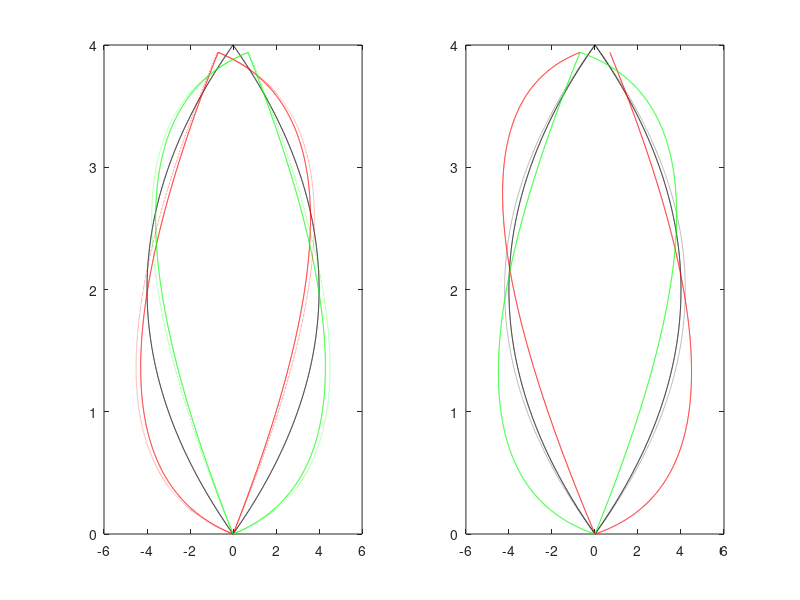

Reproduce this figure in MATLAB. (Note: this script raises an error after producing the figure.)
%% test the bias + expansion hypothesis
% written by PA, Nov. 2018

%% Generate a trajectory like path
y = -2: 0.002:2;
x1 = -y .^ 2 + 4;
y = y + 2;
x1p = -x1;
figure(1); subplot(1,2,1); plot(x1,y,'k',x1p,y,'k')

%% add the rotational biases
x2 = zeros(length(x1),1);y2 = x2;
x2p = x2;y2p = x2;
d = sqrt(x1.^2+y.^2);
alfa = 10;
for i = 1 : length(x1)
    a = atan2d(y(i),x1(i));
    a = a+alfa;
    y2(i) = sind(a) * d(i);
    x2(i) = cosd(a) * d(i);
    a = atan2d(y(i),x1p(i));
    a = a+alfa;
    y2p(i) = sind(a) * d(i);
    x2p(i) = cosd(a) * d(i);
end
figure(1);subplot(1,2,1); hold on; plot(x2,y2, 'r',x2p,y2p, 'r')

x22 = zeros(length(x1),1);y22 = x22;
x22p = x22;y22p = x22;
for i = 1 : length(x1)
    a = atan2d(y(i),x1(i));
    a = a-alfa;
    y22(i) = sind(a) * d(i);
    x22(i) = cosd(a) * d(i);
    a = atan2d(y(i),x1p(i));
    a = a-alfa;
    y22p(i) = sind(a) * d(i);
    x22p(i) = cosd(a) * d(i);
end
figure(1); subplot(1,2,1); hold on; plot(x22,y22, 'g',x22p,y22p, 'g')
%% add the expantion biases
beta = 1.05;
x3 = beta*x2; % R,HR
x3p = beta*x2p; % L,HR
figure(1); subplot(1,2,1); hold on; plot(x3,y2, ':r',x3p,y2p, ':r')
x33 = beta*x22; % R,HL
x33p = beta*x22p; % L,HL
figure(1); subplot(1,2,1); hold on; plot(x33,y22, ':g',x33p,y22p, ':g')

%% calculate dalta X
p1 = find(y == 1 | y > 1,1);
p2 = find(y2 == 1 | y2 > 1,1);
p2p = find(y2p == 1| y2p > 1,1);
p3 = find(y2 == 1 | y2 > 1,1);
p3p = find(y2p == 1|y2p > 1,1);
p33 = find(y22 == 1|y22 > 1,1);
p33p = find(y22p == 1|y22p > 1,1);
dxrhr = x3(p3) - x1(p1);
dxlhr = x3p(p3p) - x1p(p1);
dxrhl = x33(p33) - x1(p1);
dxlhl = x33p(p33p) - x1p(p1);
%% Calculate alfa
p1 = ceil(size(x1,2)/2);
alfaprime = ((dxrhr-dxrhl)+(dxlhr-dxlhl))/4;

% check if the calculation is correct
dxrhr2 = x2(p3) - x1(p1);
dxlhr2 = x2p(p3p) - x1p(p1);
dxrhl2 = x22(p33) - x1(p1);
dxlhl2 = x22p(p33p) - x1p(p1);
alfapp = ((dxrhr2-dxrhl2)+(dxlhr2-dxlhl2))/4;
%% calculate beta
betaprime = ((dxrhr+dxrhl)-(dxlhr+dxlhl))/4;

% check if the calculation is correct
xb = beta*x1; % R,HR
xbp = beta*x1p;
dxrhr22 = xb(p1) - x1(p1);
dxlhr22 = xbp(p1) - x1p(p1);
dxrhl22 = xb(p1) - x1(p1);
dxlhl22 = xbp(p1) - x1p(p1);
betapp = ((dxrhr22+dxrhl22)-(dxlhr22+dxlhl22))/4;

%% The other way, firt expansion and then rotation
figure(1); subplot(1,2,2); plot(x1,y,'k',x1p,y,'k')
%% add the expantion biases
%beta = 1.2;
xx2 = beta*x1; % R
xx2p = beta*x1p; % L
figure(1); subplot(1,2,2); hold on; plot(xx2,y, ':k',xx2p,y, ':k')

%% add the rotational biases
xx3 = zeros(length(x1),1);yy3 = xx3;
xx3p = xx3;yy3p = xx3;
d = sqrt(xx2.^2+y.^2);
%alfa = 3;
for i = 1 : length(xx2)
    a = atan2d(y(i),xx2(i));
    a = a-alfa;
    yy3(i) = sind(a) * d(i);
    xx3(i) = cosd(a) * d(i);
    a = atan2d(y(i),xx2p(i));
    a = a-alfa;
    yy3p(i) = sind(a) * d(i);
    xx3p(i) = cosd(a) * d(i);
end
figure(1);subplot(1,2,2); hold on; plot(xx3,yy3, 'r',x2p,yy3p, 'r')

xx33 = zeros(length(x1),1);yy33 = xx33;
xx33p = xx33;yy33p = xx33;
for i = 1 : length(x1)
    a = atan2d(y(i),xx2(i));
    a = a+alfa;
    yy33(i) = sind(a) * d(i);
    xx33(i) = cosd(a) * d(i);
    a = atan2d(y(i),xx2p(i));
    a = a+alfa;
    yy33p(i) = sind(a) * d(i);
    xx33p(i) = cosd(a) * d(i);
end
figure(1); subplot(1,2,2); hold on; plot(xx33,yy33, 'g',xx33p,yy33p, 'g')

%% calculate dalta X
ycross = 2;
p1 = find(y == ycross | y > ycross,1);
p2 = p1; p2p = p1; 
p3 = find(yy3 == ycross | yy3 > ycross,1);
p3p = find(yy3p == ycross|yy3p > ycross,1);
p33 = find(yy33 == ycross | yy33 > ycross,1);
p33p = find(yy33p == ycross|yy33p > ycross,1);
dxrhr = xx3(p3) - x1(p1);
dxlhr = xx3p(p3p) - x1p(p1);
dxrhl = xx33(p33) - x1(p1);
dxlhl = xx33p(p33p) - x1p(p1);
%% Calculate alfa
p1 = ceil(size(x1,2)/2);
alfaprime2 = ((dxrhr-dxrhl)+(dxlhr-dxlhl))/4;

% check if the calculation is correct (for this method I can't though)
% dxrhr2 = x2(p3) - x1(p1);
% dxlhr2 = x2p(p3p) - x1p(p1);
% dxrhl2 = x22(p33) - x1(p1);
% dxlhl2 = x22p(p33p) - x1p(p1);
% alfapp2 = ((dxrhr2-dxrhl2)+(dxlhr2-dxlhl2))/4;
%% calculate beta
betaprime2 = ((dxrhr+dxrhl)-(dxlhr+dxlhl))/4;

% check if the calculation is correct
% xb = beta*x1; % R,HR
% xbp = beta*x1p;
% dxrhr22 = xb(p1) - x1(p1);
% dxlhr22 = xbp(p1) - x1p(p1);
% dxrhl22 = xb(p1) - x1(p1);
% dxlhl22 = xbp(p1) - x1p(p1);
% betapp2 = ((dxrhr22+dxrhl22)-(dxlhr22+dxlhl22))/4;

%% Solve the system of non-linear equations
% Calculate the known parameters
acr = atan2d(y(p1),x1(p1));
acl = atan2d(y(p1),x1p(p1));

acrp = atan2d(y(p3),xx2(p3));
aclp = atan2d(y(p3p),xx2p(p3p));
% create the hyperparameter vector
hp = [y(p3) , xx3(p3), xx33(p33), xx3p(p3p),xx33p(p33p),acr,acl];
x0 = [acrp aclp -5 1.2];
k = alfabeta(x0,hp);
val = fsolve(@(x)alfabeta(x,hp),x0);